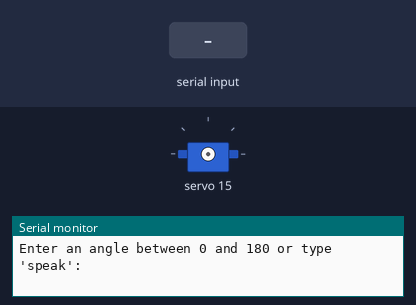
The sketch below on a simulated Arduino Uno, built with avr-gcc and run on an emulated ATmega328P. Parts: servo, the last lines printed to the serial monitor. Inputs (shaded band) come from the test bench.

Above: at 1.2 s.
1.3 s: "90,45\n" received over Serial
2.8 s: "30,150\n" received over Serial
At 3.5 s:
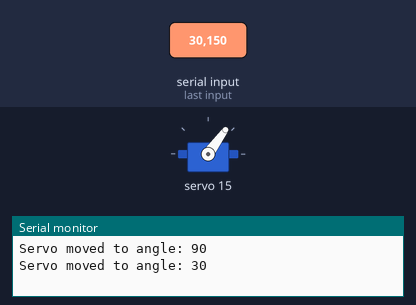
4.3 s: "5\n" received over Serial
At 5.7 s:
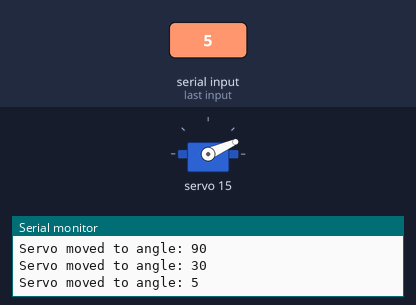
7.3 s: "speak\n" received over Serial
At 7.45 s:
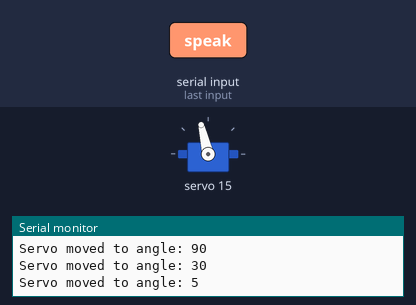
10.3 s: "90\n" received over Serial
At 10.7 s:
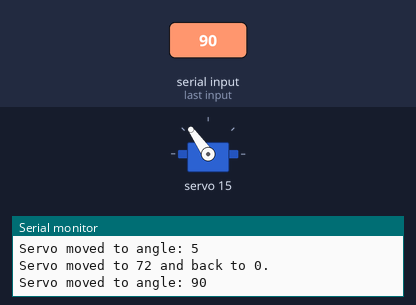
Timing chart, 0 to 12.8 s (numbered marks = the images above; inputs shaded):
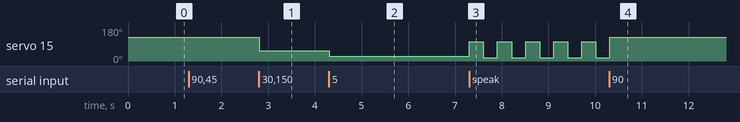

Measured:
- after the input at 2.8 s, servo 15: 125° → 54° at once
- after the input at 4.3 s, servo 15: 54° → 24° at once
- after the input at 7.3 s, servo 15: alternates 103° for 0.30 s and 18° for 0.30 s, starting at once
- after the input at 10.3 s, servo 15: 18° → 125° at once

The sketch:

checkServosSpeak.ino
```cpp
#include <Wire.h>
#include <Adafruit_PWMServoDriver.h>

// Create a PCA9685 object
Adafruit_PWMServoDriver pwm = Adafruit_PWMServoDriver();

#define SERVO_MIN 150  // Minimum pulse length count
#define SERVO_MAX 600  // Maximum pulse length count
#define SPEAK_SERVO_PIN 15  // PCA9685 output pin for the "speak" servo

int angle;  // Variable to store the angle

// Function to map the angle to a PCA9685 pulse length
int angleToPulse(int angle) {
  return map(angle, 0, 180, SERVO_MIN, SERVO_MAX);
}

void setup() {
  Serial.begin(9600);  // Start serial communication
  pwm.begin();  // Initialize the PCA9685
  pwm.setPWMFreq(50);  // Set frequency to 50 Hz (standard for servos)

  Serial.println("Enter an angle between 0 and 180 or type 'speak':");
}

// Function to move the "speak" servo
void speak(int n) {
  for (int i = 0; i < n; i++) {
    pwm.setPWM(SPEAK_SERVO_PIN, 0, angleToPulse(72));  // Move to 72 degrees
    delay(300);  // Delay for servo movement
    pwm.setPWM(SPEAK_SERVO_PIN, 0, angleToPulse(0));  // Move back to 0 degrees
    delay(300);  // Delay for servo movement
  }
}

void loop() {
  if (Serial.available() > 0) {
    String input = Serial.readStringUntil('\n');  // Read input from serial
    input.trim();  // Remove any whitespace or newline characters

    if (input.equalsIgnoreCase("speak")) {  // Check if the input is "speak"
      speak(5);  // Call the speak function
      Serial.println("Servo moved to 72 and back to 0.");
    } else {
      int inputAngle = input.toInt();  // Convert input to an integer
      if (inputAngle >= 0 && inputAngle <= 180) {  // Check angle validity
        angle = inputAngle;  // Set the angle
        pwm.setPWM(SPEAK_SERVO_PIN, 0, angleToPulse(angle));  // Move the servo
        Serial.print("Servo moved to angle: ");
        Serial.println(angle);
      } else {
        Serial.println("Invalid command or angle! Please enter a value between 0 and 180 or type 'speak'.");
      }
    }
  }
}
```
